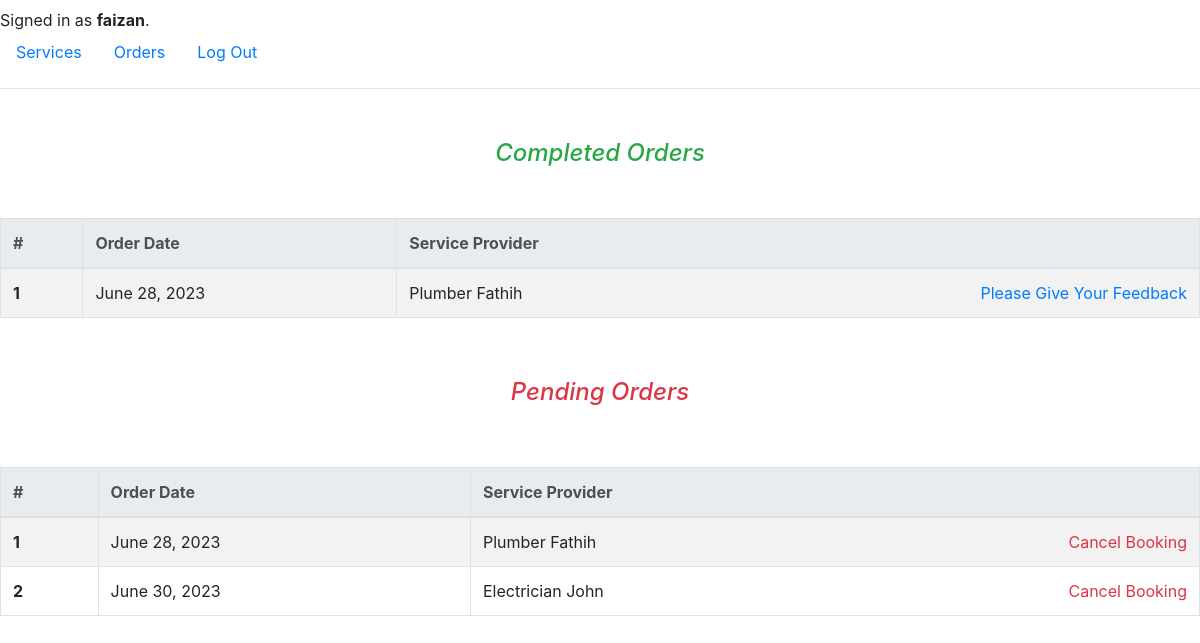
Page /orders?link=1 (signed in) on the earlier database version.
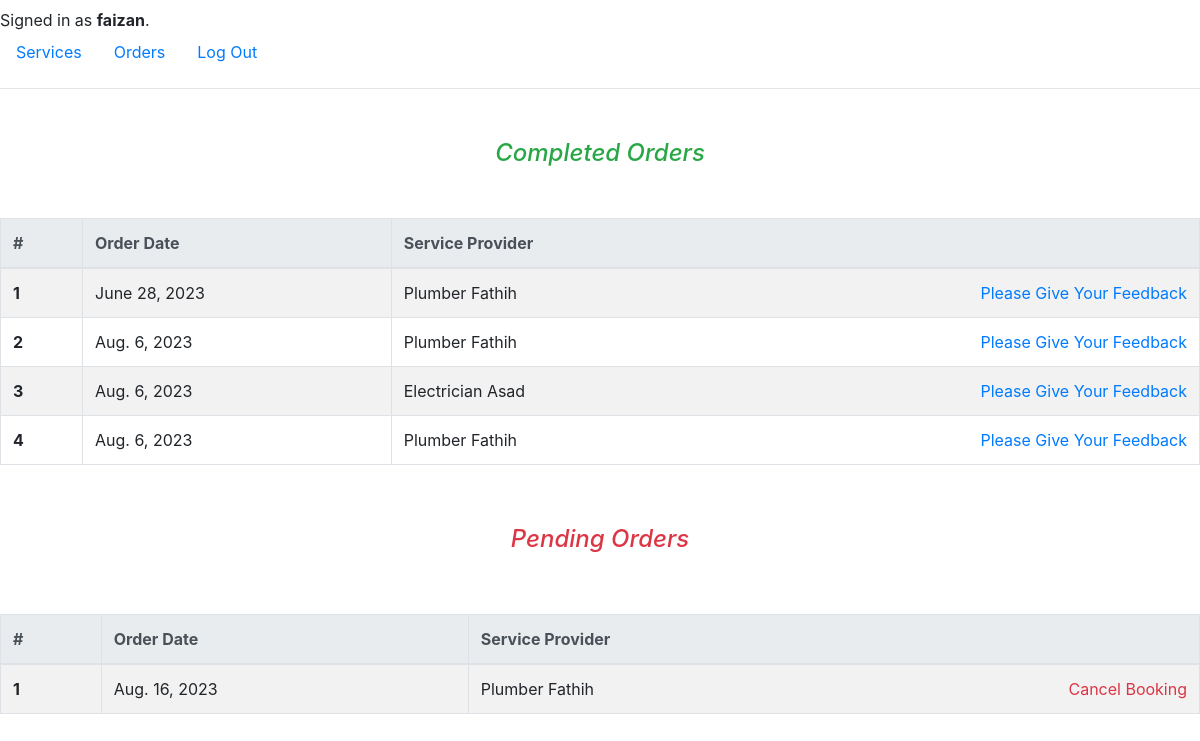
Same page on the later database version.
### login/models.py (models this page shows, shortened)
class Booking(models.Model):
    user=models.ForeignKey(User, on_delete=models.CASCADE)
    sp=  models.ForeignKey(ServiceProvider, on_delete=models.CASCADE)
    datetime = models.DateTimeField(auto_now_add=True)
    viewed_at = models.DateTimeField(blank=True, null=True)
    district=models.TextField()
    city=models.TextField()
    complete=models.BooleanField(default=False)

class ServiceProvider(models.Model):
    user = models.OneToOneField(User, on_delete=models.CASCADE,related_name='sp')
    service = models.ForeignKey(Service, on_delete=models.CASCADE)
    district=models.TextField()
    city=models.TextField()
    def __str__(self):
        return f"{self.service.name} {self.user.username}"

class Service(models.Model):
    name=models.CharField(max_length=64)
    icon=models.TextField(blank=True,null=True)
    desc=models.TextField(blank=True,null=True)
    price=models.IntegerField(blank=True,null=True)

class User(AbstractUser):
    certificate = models.FileField(upload_to='media/certificates', blank=True, null=True)
    phno=models.TextField(blank=True)
    def is_service_provider(self):
        return hasattr(self, 'sp')

### login/views.py (the view)
# urls.py: path("orders", views.orders, name="orders"),
def orders(request):
    if request.method=="POST":
        a=Booking.objects.get(id=request.POST['hidden-field'])
        a.complete=True
        a.save()
    if request.GET.get('link'):
        complete_orders = Booking.objects.filter(complete=True,user=request.user)
        pending_orders = Booking.objects.filter(complete=False,user=request.user)
        return render(request,'login/orders.html',{
            "complete_orders":complete_orders,"pending_orders":pending_orders,
            "sp":False
        })
    else:
        return render(request,'login/orders.html',{
            "orders":Booking.objects.filter(sp=ServiceProvider.objects.get(user=request.user),complete=False).order_by('datetime'),
            "sp":True
        })

### login/templates/login/orders.html (shortened to what this page needs)
{% extends "login/layout.html" %}
{% block body %}
{% if not sp %}
<link rel="stylesheet" href="https://maxcdn.bootstrapcdn.com/bootstrap/4.0.0/css/bootstrap.min.css">
<h2 style="font-size: 24px; margin: 50px;" class="text-center text-success font-italic">Completed Orders</h2>
<table class="table table-striped table-bordered table-hover">
    {% if complete_orders %}
    <thead class="thead-light">
        <tr>
            <th scope="col">#</th>
            <th scope="col">Order Date</th>
            <th scope="col">Service Provider</th>
        </tr>
    </thead>
    <tbody>
        {% for order in complete_orders %}
            <tr>
                <th scope="row">{{ forloop.counter }}</th>
                <td>{{ order.datetime.date }}</td>
                <td>{{ order.sp}}
                    <a style="float: right;" href="{% url 'comment' bid=order.id %}" >Please Give Your Feedback</a></td>
            </tr>
        {% endfor %}
    {% else %}
        <tr>
            <td colspan="3" class="text-secondary" style="text-align:center;  ">No Completed Orders for this User</td>
        </tr>
    {% endif %}
    </tbody>
</table>
<h2 style="font-size: 24px; margin: 60px;" class="text-center  text-danger font-italic">Pending Orders</h2>
<table class="table table-striped table-bordered table-hover">
    {% if pending_orders %}
    <thead class="thead-light">
        <tr>
            <th scope="col">#</th>
            <th scope="col">Order Date</th>
            <th scope="col">Service Provider</th>
        </tr>
    </thead>
    <tbody>
        {% for order in pending_orders %}
            <tr>
                <th scope="row">{{ forloop.counter }}</th>
                <td>{{ order.datetime.date }}</td>
                <td>{{ order.sp}}
                    <a class="text-danger" style="float: right;" href="{% url 'comment' bid=order.id %}?link=5" >Cancel Booking</a>
            </td>
            </tr>
        {% endfor %}
        {% else %}
        <tr>
            <td colspan="3" class="text-secondary" style="text-align:center;  ">No Pending Orders for this User</td>
        </tr>
    {% endif %}
    </tbody>
</table>
{% endif %}
{% endblock %}

Differences in the rows shown:
removed Booking: datetime "June 28, 2023", sp "Plumber Fathih", shown under "Pending Orders"
removed Booking: datetime "June 30, 2023", sp "Electrician John", shown under "Pending Orders"
added Booking: datetime "Aug. 6, 2023", sp "Plumber Fathih", shown under "Completed Orders"
added Booking: datetime "Aug. 6, 2023", sp "Electrician Asad", shown under "Completed Orders"
added Booking: datetime "Aug. 6, 2023", sp "Plumber Fathih", shown under "Completed Orders"
added Booking: datetime "Aug. 16, 2023", sp "Plumber Fathih", shown under "Pending Orders"
